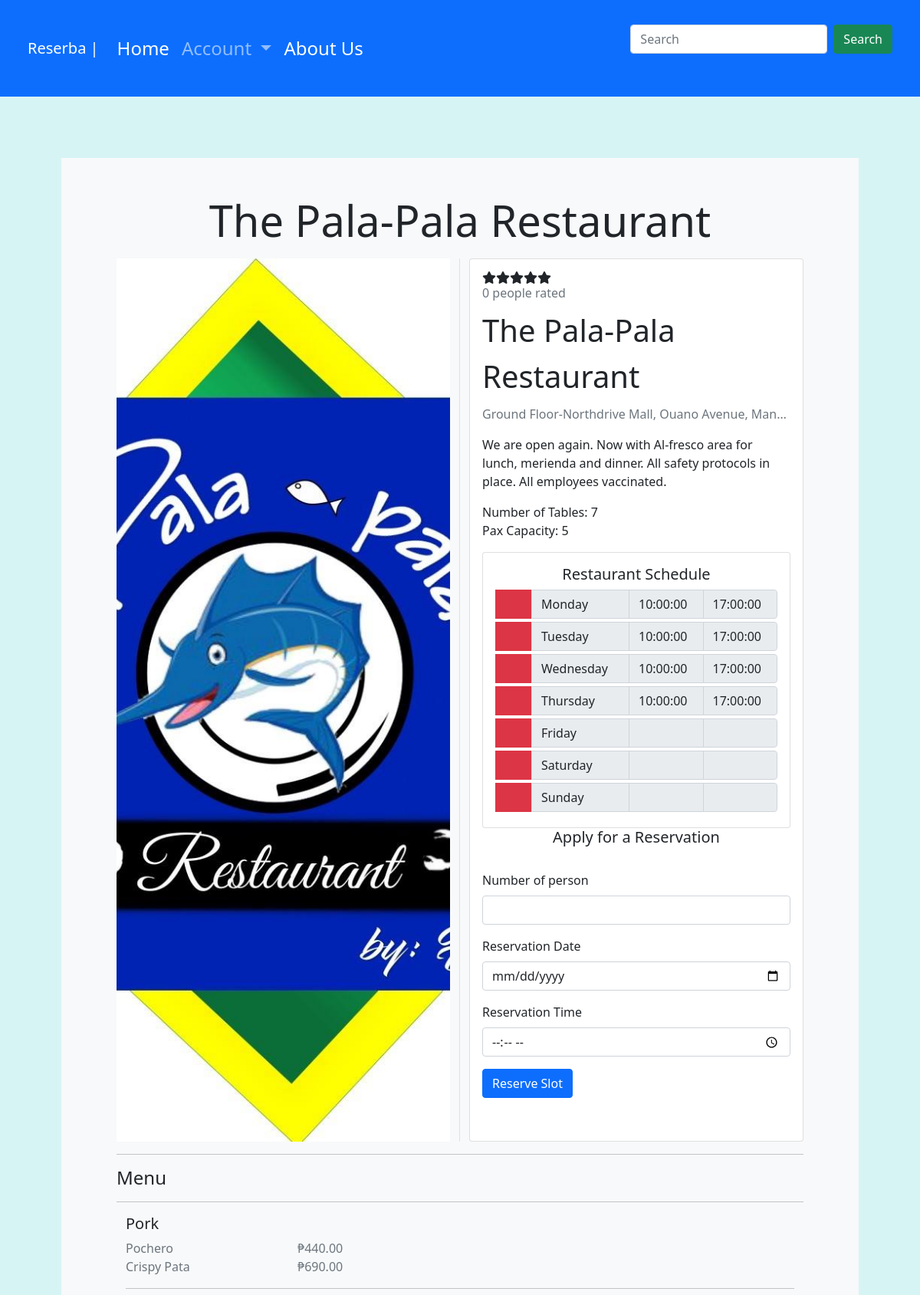
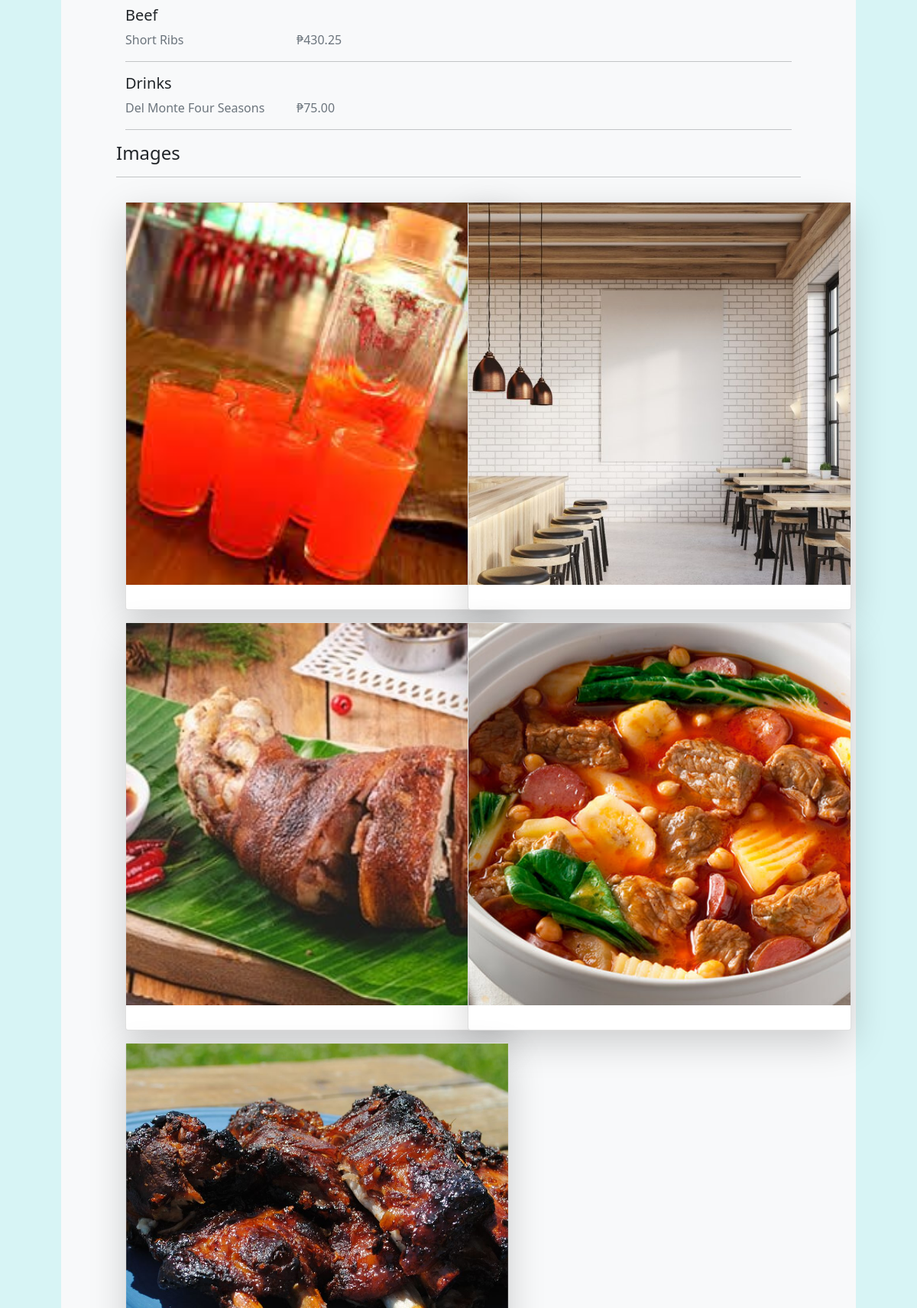
/public/user/restaurant.php?id=2 (signed in, upper part), run on the app's committed database (2 pictures, top to bottom).
### tables this page shows
CREATE TABLE `restaurant`(
    `restaurantID` INT NOT NULL AUTO_INCREMENT,
    `restaurant_name` VARCHAR(50) NOT NULL,
    `description` VARCHAR(255) NOT NULL,
    `address` VARCHAR(100) NOT NULL,
    `no_of_table` INT NOT NULL,
    `pax_capacity` INT NOT NULL,
    `image` VARCHAR(255) NOT NULL,
    CONSTRAINT restaurantPK PRIMARY KEY(`restaurantID`)
);

CREATE TABLE `restaurant_open` (
    `restopenID` INT NOT NULL AUTO_INCREMENT,
    `restaurantID` INT NOT NULL,
    `DoW` TINYINT NOT NULL,
    `start_time` TIME,
    `end_time` TIME,
    CONSTRAINT restopenPK PRIMARY KEY(`restopenID`),
    CONSTRAINT ro_restid_fk FOREIGN KEY(`restaurantID`)
        REFERENCES restaurant(`restaurantID`)
);

CREATE TABLE `menu` (
    `menuID` INT NOT NULL AUTO_INCREMENT,
    `restaurantID` INT NOT NULL,
    `menu_name` VARCHAR(50) NOT NULL,
    CONSTRAINT menuPK PRIMARY KEY(`menuID`),
    CONSTRAINT mn_resid_fk FOREIGN KEY(`restaurantID`)
        REFERENCES restaurant(`restaurantID`)
);

CREATE TABLE `food` (
    `foodID` INT NOT NULL AUTO_INCREMENT,
    `menuID` INT NOT NULL,
    `food_name` VARCHAR(50) NOT NULL,
    `food_price` DECIMAL(6,2) NOT NULL,
    CONSTRAINT foodPK PRIMARY KEY(`foodID`),
    CONSTRAINT fd_menuid_fk FOREIGN KEY(`menuID`)
        REFERENCES menu(`menuID`)
);

CREATE TABLE `restaurant_images` (
    `imageID` INT NOT NULL AUTO_INCREMENT,
    `restaurantID` INT NOT NULL,
    `image_name` VARCHAR(255) NOT NULL,
    CONSTRAINT imagePK PRIMARY KEY(`imageID`),
    CONSTRAINT img_restid_fk FOREIGN KEY(`restaurantID`)
        REFERENCES restaurant(`restaurantID`)
);

### public/user/restaurant.php (the view, shortened to what this page needs)
<?php
    $rID = $_GET['id'];
?>
<head>
    <link href="https://cdn.jsdelivr.net/npm/bootstrap@5.1.3/dist/css/bootstrap.min.css" rel="stylesheet">
    <link rel="stylesheet" href="https://cdnjs.cloudflare.com/ajax/libs/font-awesome/6.0.0-beta3/css/all.min.css" />
    <link rel="stylesheet" href="../stylesheets/styles.css">
</head>
<body>
    <?php include('../shared/user_header.php'); ?>
    <main style="margin:5em;">
        <div class="container bg-light ps-4 pe-4">
            <div class="container-fluid p-5">
                <div id="info-body">
                    <?php
                        $sql = "SELECT COUNT(rv.rating) AS 'numrate', ROUND(AVG(rv.rating), 1) AS 'rating', r.*, ro.start_time, ro.end_time
                                FROM restaurant r
                                JOIN reservation rv ON r.restaurantID = rv.restaurantID
                                JOIN restaurant_open ro ON r.restaurantID = ro.restaurantID
                                WHERE r.restaurantID = ?;";
                        $stmt = $con->prepare($sql);
                        $stmt->bind_param("i", $rID);
                        $stmt->execute();
                        $result = $stmt->get_result();
                        while($rest = $result->fetch_assoc()) {
                    ?>
                    <p class="display-4 text-center"><?php echo $rest['restaurant_name'] ?></p>
                    <div class="row row-cols-1 row-cols-md-3">
                        <div class="col-lg-6 col-md-6 d-flex justify-content-center border-end mb-4 mb-sm-0">
                            <div>
                                <img src="<?php echo IMG_PATH . $rest['image']; ?>" class="img-fluid" style="object-fit: cover; width: 100%; height: 100%;" />
                            </div>
                        </div>
                        <div class="col-lg-6">
                            <div class="card">
                                <div class="card-body">
                                <?php
                                    for($i = 0; $i < 5; $i++, $rest['rating']--) {
                                        echo $rest['rating'] >= 0.5 ?  '<span class="fa fa-star checked"></span>' : '<span class="fa fa-star"></span>';
                                    }
                                ?>
                                <div class="text-muted"><?php echo $rest['numrate']; ?> people rated</div>
                                <div class=" display-6 form-control-plaintext"><?php echo $rest['restaurant_name']; ?></div>
                                <div class="text-truncate text-muted"><?php echo $rest['address']; ?></div>
                                <div class="pt-3"><?php echo $rest['description']; ?></div>
                                <div class="pt-3">Number of Tables: <?php echo $rest['no_of_table']; ?></div>
                                <div class="pb-3">Pax Capacity: <?php echo $rest['pax_capacity']; ?></div>
                                <div class="card">
                                    <div class="card-body">
                                        <h5 class="card-title text-center">Restaurant Schedule</h5>
                                        <?php
                                            $dw = date('N');
                                            $sql = "SELECT *, (CASE WHEN CURTIME() BETWEEN ro.start_time AND ro.end_time AND ro.DoW = ? THEN 'open' ELSE 'close' END) 'status'
                                                    FROM restaurant_open ro
                                                    WHERE restaurantID=?";
                                            $stmt = $con->prepare($sql);
                                            $stmt->bind_param("ii", $dw, $rID);
                                            $stmt->execute();
                                            $result = $stmt->get_result();
                                            for($i=0; $sched = $result->fetch_assoc(); $i++) {
                                        ?>
                                        <div class="input-group mb-1">
                                            <?php $color =  $sched['status'] == 'open' ? 'bg-success' : 'bg-danger'; ?>
                                            <a class="<?php echo $color; ?> sched-edit" style="width: 3em;" id="sched-edit" data-bs-toggle="modal" data-bs-target="#edit-sched-modal" status="<?php echo $sched['status']; ?>" href=""></a>
                                            <span class="input-group-text" style="width: 8em"><?php echo date('l', strtotime('Monday+'. $i . ' day'));?></span>
                                            <span type="time" class="form-control" name="opentime1" readonly><?php echo $sched['start_time']; ?></span>
                                            <span type="time" class="form-control" name="closetime1" readonly><?php echo $sched['end_time']; ?></span>
                                        </div>
                                        <?php } ?>
                                    </div>
                                    </div>
                                    <div>
                                        <h5 class="card-title text-center">Apply for a Reservation</h5>
                                        <form class="row g-3 py-4" id="reserve-form" method="POST">
                                            <div class="col-md-12">
                                                <label for="pax" class="form-label">Number of person</label>
                                                <input type="number" required class="form-control" id="pax" oninput="this.value = this.value.replace(/[^0-9.]/g, '').replace(/(\..*?)\..*/g, '$1');" max="<?php echo $rest['pax_capacity']; ?>" min="1" name="pax">
                                            </div>
                                            <div class="col-md-12">
                                                <label for="date" class="form-label">Reservation Date</label>
                                                <input type="date" required class="form-control" id="date" name="date" min="<?php echo date('Y-m-d'); ?>">
                                            </div>
                                            <div class="col-12">
                                                <label for="time" class="form-label">Reservation Time</label>
                                                <input type="time" required class="form-control" id="time" name="time" min="<?php echo substr($rest['start_time'], 0, 5) ?>" max="<?php echo substr($rest['end_time'], 0, 5) ?>">
                                            </div>
                                            <div class="col-12">
                                                <button id="submit" name="submit" type="submit" class="btn btn-primary">Reserve Slot</button>
                                            </div>
                                        </form>
                                    </div>
                                </div>
                            </div>
                        </div>
                    </div>
                </div>
                <?php  } ?>
                <div id="menu-body">
                    <hr><div class="h4">Menu</div><hr>
                    <div class="container">
                        <?php
                            $sql =  "SELECT * FROM menu WHERE restaurantID=?";
                            $stmt = $con->prepare($sql);
                            $stmt->bind_param("i", $rID);
                            $stmt->execute();
                            $result = $stmt->get_result();
                            while($menu = $result->fetch_assoc()) {
                                $mID = $menu['menuID']; ?>
                        <div class="row">
                            <div class="col h5 menu-edit">
                                <?php echo $menu['menu_name']; ?>
                            </div>
                        </div>
                            <?php
                                $sql = "SELECT * FROM food WHERE menuID=?";
                                $stmt = $con->prepare($sql);
                                $stmt->bind_param("i", $mID);
                                $stmt->execute();
                                $res = $stmt->get_result();
                                while($food = $res->fetch_assoc()) {
                            ?>
                        <div class="row">
                            <div class="col-md-3 text-muted"><?php echo $food['food_name']; ?></div>
                            <div class="col text-muted">₱<?php echo $food['food_price']; ?></div>
                        </div>
                        <?php
                                }
                                echo '<hr>';
                            }
                        ?>
                    </div>
                </div>
                <div id="imgs-body">
                    <div class="h4">Images</div><hr>
                    <div class="container">
                        <div class="row row-cols-1 row-cols-md-2">
                        <?php
                            $stmt = $con->prepare("SELECT * FROM restaurant_images WHERE restaurantID=?");
                            $stmt->bind_param("i", $rID);
                            $stmt->execute();
                            $result = $stmt->get_result();
                            while($img = $result->fetch_assoc()) {
                        ?>
                            <div class="col pt-3">
                                <div class="card shadow-lg ndx" style="width: 31.4rem;">
                                    <img src="<?php echo IMG_PATH . $img['image_name'] ?>" style="height: 500px; width:500px; object-fit: cover;"/>
                                    <div class="card-body">
                                    </div>
                                </div>
                            </div>
                        <?php } ?>
                        </div>
                    </div>
                </div>
            </div>
        </div>
    </main>
</body>

### public/stylesheets/styles.css (style rules this page uses)
main { background-color: #D7F4F5; }
body { margin: 0; padding: 0; background: #D7F4F5 !important; }
.card.ndx { border-radius: 4px; transition: .5s transform cubic-bezier(.155,1.105,.295,1.12),.3s box-shadow,.3s -webkit-transform cubic-bezier(.155,1.105,.295,1.12); cursor: pointer; }

### data on the page
restaurant: restaurant_name "The Pala-Pala Restaurant", image (picture), numrate "0", address "Ground Floor-Northdrive Mall, Ouano Avenue, Man…", description "We are open again. Now with Al-fresco area for lunch, merienda and dinner. All safety protocols in place. All employees vaccinated.", no_of_table "7", pax_capacity "5"
restaurant_open: i "Monday", start_time "10:00:00", end_time "17:00:00"
restaurant_open: i "Tuesday", start_time "10:00:00", end_time "17:00:00"
restaurant_open: i "Wednesday", start_time "10:00:00", end_time "17:00:00"
restaurant_open: i "Thursday", start_time "10:00:00", end_time "17:00:00"
restaurant_open: i "Friday"
restaurant_open: i "Saturday"
restaurant_open: i "Sunday"
menu: menu_name "Pork"
food: food_name "Pochero", food_price "440.00"
food: food_name "Crispy Pata", food_price "690.00"
menu: menu_name "Beef"
food: food_name "Short Ribs", food_price "430.25"
menu: menu_name "Drinks"
food: food_name "Del Monte Four Seasons", food_price "75.00"
restaurant_images: image_name (picture)
restaurant_images: image_name (picture)
restaurant_images: image_name (picture)
restaurant_images: image_name (picture)
restaurant_images: image_name (picture)
